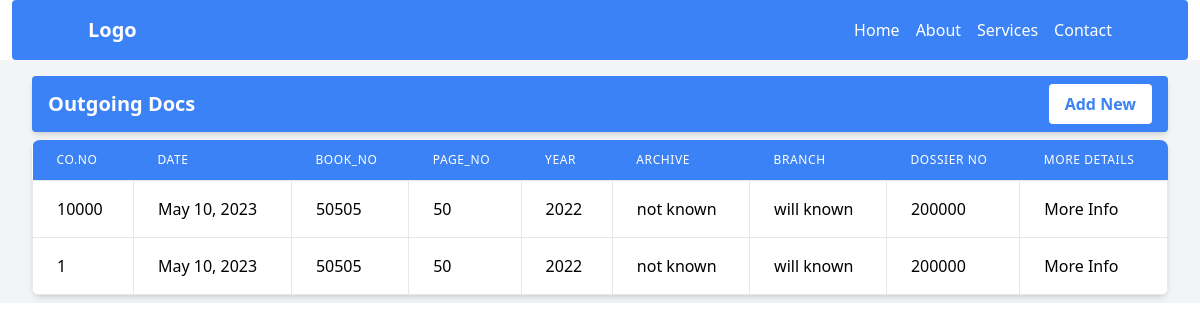
Page /records/outgoingDoc/ on the earlier database version.
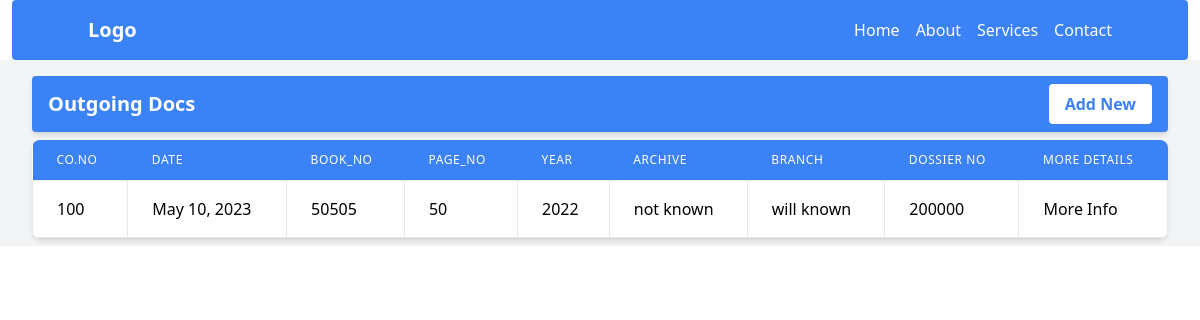
Same page on the later database version.
### records/models.py (models this page shows, shortened)
class OutgoingDoc(models.Model):
    continuos_number = models.IntegerField(unique=True)
    date = models.DateField(null=True, blank=True)
    book_no = models.IntegerField()
    page_no = models.IntegerField()
    year    = models.CharField(max_length=20, null=True, blank=True)
    archive = models.CharField(max_length=200, null=True, blank=True)
    branch  = models.CharField(max_length=200, null=True, blank=True)
    short_explain = models.TextField()
    dossier_no = models.IntegerField()
    image = models.ImageField(upload_to="records/outgoingdocs/images", null=True, blank=True)

### records/views.py (the view)
# urls.py: path('outgoingDoc/', views.outgoingDoc, name='outgoingDoc'),
def outgoingDoc(request):
    outgoingDocs = OutgoingDoc.objects.all()
    return render (request, 'records/outgoingDocs.html', {
        'outgoingDocs': outgoingDocs,
        })

### records/templates/records/outgoingDocs.html
{% extends 'base.html' %}
{% load static %}
{% block content %}
    <div class=" bg-gray-100 flex flex-col items-start justify-center py-2 px-8">
        <div class="p-4 py-2  my-2 rounded text-white bg-blue-500 flex justify-between items-center shadow-md overflow-hidden w-full">
            <h4 class="text-xl font-bold">Outgoing Docs</h4>
            <a href="{% url 'records:addOutgoingDoc' %}">
                <button class="bg-white text-blue-500 hover:text-white hover:bg-blue-700 font-bold px-4 py-2 rounded">Add New</button>
            </a>
        </div>
        <div class="bg-white shadow-md rounded-lg overflow-hidden w-full">
            <table class="min-w-full">
                <thead>
                    <tr>
                        <th class="px-6 py-3 bg-blue-500 text-left text-xs leading-4 font-medium text-white uppercase tracking-wider">Co.No</th>
                        <th class="px-6 py-3 bg-blue-500 text-left text-xs leading-4 font-medium text-white uppercase tracking-wider">Date</th>
                        <th class="px-6 py-3 bg-blue-500 text-left text-xs leading-4 font-medium text-white uppercase tracking-wider">Book_no</th>
                        <th class="px-6 py-3 bg-blue-500 text-left text-xs leading-4 font-medium text-white uppercase tracking-wider">Page_no</th>
                        <th class="px-6 py-3 bg-blue-500 text-left text-xs leading-4 font-medium text-white uppercase tracking-wider">Year</th>
                        <th class="px-6 py-3 bg-blue-500 text-left text-xs leading-4 font-medium text-white uppercase tracking-wider">Archive</th>
                        <th class="px-6 py-3 bg-blue-500 text-left text-xs leading-4 font-medium text-white uppercase tracking-wider">Branch</th>
                        <th class="px-6 py-3 bg-blue-500 text-left text-xs leading-4 font-medium text-white uppercase tracking-wider">Dossier No</th>
                        <th class="px-6 py-3 bg-blue-500 text-left text-xs leading-4 font-medium text-white uppercase tracking-wider">More Details</th>
                    </tr>
                </thead>
                <tbody class="bg-white divide-y divide-gray-200">
                    {% for outgoingDoc in outgoingDocs %}
                        <tr class="hover:bg-blue-50">
                            <td class="px-6 py-4 whitespace-no-wrap border">{{outgoingDoc.continuos_number}}</td>
                            <td class="px-6 py-4 whitespace-no-wrap border">{{outgoingDoc.date}}</td>
                            <td class="px-6 py-4 whitespace-no-wrap border">{{outgoingDoc.book_no}}</td>
                            <td class="px-6 py-4 whitespace-no-wrap border">{{outgoingDoc.page_no}}</td>
                            <td class="px-6 py-4 whitespace-no-wrap border">{{outgoingDoc.year}}</td>
                            <td class="px-6 py-4 whitespace-no-wrap border">{{outgoingDoc.archive}}</td>
                            <td class="px-6 py-4 whitespace-no-wrap border">{{outgoingDoc.branch}}</td>
                            <td class="px-6 py-4 whitespace-no-wrap border">{{outgoingDoc.dossier_no}}</td>
                            <td class="px-6 py-4 whitespace-no-wrap border">
                                <a href="{% url 'records:OutgoingDocDetails' outgoingDoc.id %}" class="">
                                    More Info
                                </a>
                            </td>
                        </tr>
                    {% endfor %}
                </tbody>
            </table>
        </div>
    </div>
{% endblock %}

Differences in the rows shown:
removed OutgoingDoc: continuos_number "1", date "May 10, 2023", book_no "50505", page_no "50", year "2022", archive "not known", branch "will known", dossier_no "200000"
changed OutgoingDoc "not known": continuos_number "10000" → "100"
